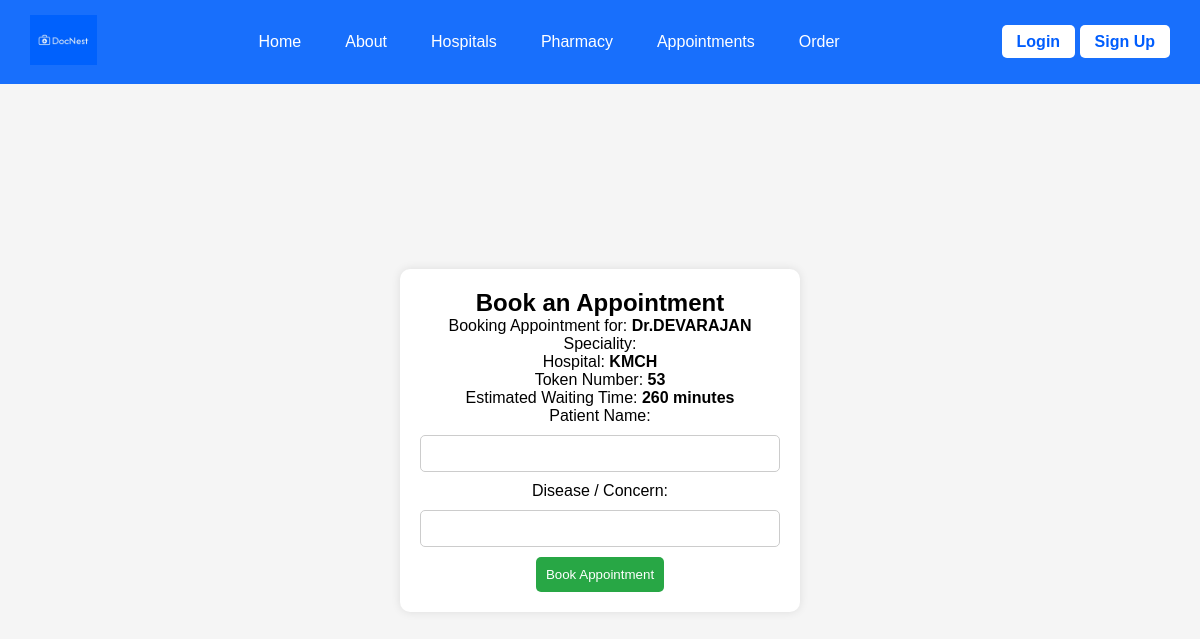
Page /appointment.php?docname=Dr.DEVARAJAN on the committed database.
### tables this page shows
CREATE TABLE `doctor` (
  `id` int(11) NOT NULL,
  `docname` varchar(255) NOT NULL,
  `hosname` varchar(255) NOT NULL,
  `speciality` varchar(200) NOT NULL,
  `tokens` int(200) NOT NULL,
  `time` varchar(100) NOT NULL,
  `booked` int(255) NOT NULL
);

### appointment.php (the view, shortened to what this page needs)
<?php
$conn = new mysqli("localhost", "root", "", "docnest");
$docname = isset($_GET['docname']) ? $_GET['docname'] : '';
$speciality = isset($_GET['speciality']) ? $_GET['speciality'] : '';
$hosname = "Not Provided";
$tokenNumber = 1;
$waitingTime = 0;
$sql = "SELECT hosname, booked FROM doctor WHERE docname = ?";
$stmt = $conn->prepare($sql);
if ($stmt) {
    $stmt->bind_param("s", $docname);
    $stmt->execute();
    $stmt->bind_result($hosname, $existingTokens);
    if ($stmt->fetch()) {
        $tokenNumber = $existingTokens + 1;
        $waitingTime = $existingTokens * 5;
    }
}
?>
<!DOCTYPE html>
<html lang="en">
<head>
</head>
<body>
    <nav class="navbar">
        <div class="logo">
            <img src="images/logo1.jpg" alt="Docnest Logo">
        </div>
        <ul class="nav-links">
            <li><a href="index.php">Home</a></li>
            <li><a href="about.php">About</a></li>
            <li><a href="Hospital.php">Hospitals</a></li>
            <li><a href="Pharmacy.php">Pharmacy</a></li>
            <li><a href="appointment.php">Appointments</a></li>
            <li><a href="order.php">Order</a></li>
        </ul>
        <div class="auth-buttons">
            <a href="login.php">Login</a>
            <a href="#">Sign Up</a>
        </div>
    </nav>
    <div class="container">
        <h2>Book an Appointment</h2>
        <div class="doctor-name">Booking Appointment for: <b><?php echo htmlspecialchars($docname); ?></b></div>
        <p>Speciality: <b><?php echo htmlspecialchars($speciality); ?></b></p>
        <p>Hospital: <b><?php echo htmlspecialchars($hosname); ?></b></p>
        <p>Token Number: <b><?php echo htmlspecialchars($tokenNumber); ?></b></p>
        <p>Estimated Waiting Time: <b><?php echo $waitingTime; ?> minutes</b></p>
        <form id="appointmentForm" action="confirm_appointment.php" method="post">
            <label for="patname">Patient Name:</label>
            <input type="text" id="patname" name="patname" required>
            <label for="disease">Disease / Concern:</label>
            <input type="text" id="disease" name="disease" required>
            <button onclick="confirmAppointment()">Book Appointment</button>
        </form>
    </div>
</body>
</html>

### appointment.php (style rules this page uses)
* { margin: 0; padding: 0; box-sizing: border-box; font-family: Arial, sans-serif; }
body { background-image: url("https://source.unsplash.com/1920x1080/?hospital,healthcare"); background-size: cover; background-position: center; height: 100vh; overflow-x: hidden; }
.navbar { display: flex; justify-content: space-between; align-items: center; background: rgba(0, 97, 253, 0.9); padding: 15px 30px; position: fixed; width: 100%; top: 0; left: 0; z-index: 1000; }
.navbar .logo img { height: 50px; }
.nav-links { list-style: none; display: flex; gap: 20px; }
.nav-links li { display: inline; }
.nav-links a { color: white; text-decoration: none; font-size: 16px; font-weight: 500; padding: 8px 12px; transition: 0.3s; }
.auth-buttons a { background: white; color: #005dfd; text-decoration: none; padding: 8px 15px; border-radius: 5px; font-weight: bold; transition: 0.3s; }
.container { background: white; padding: 20px; border-radius: 10px; box-shadow: 0px 0px 10px rgba(0, 0, 0, 0.1); text-align: center; width: 400px; margin-top: 80px; }
input, select { width: 100%; padding: 10px; margin: 10px 0; border: 1px solid #ccc; border-radius: 5px; }
button { background-color: #28a745; color: white; padding: 10px; border: none; cursor: pointer; border-radius: 5px; }
body { font-family: Arial, sans-serif; background-color: #f5f5f5; margin: 0; padding: 0; display: flex; justify-content: center; align-items: center; height: 100vh; }
.container { background: white; padding: 20px; border-radius: 10px; box-shadow: 0px 0px 10px rgba(0, 0, 0, 0.1); text-align: center; width: 400px; }

### rows in the picture
doctor: hosname "KMCH", booked "53", booked "260"

### other values in the picture
$docname "Dr.DEVARAJAN"
